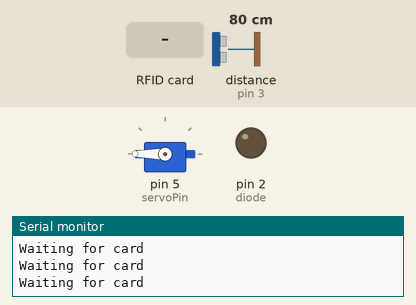
Recording of a sketch running on a simulated Arduino Uno, built with avr-gcc and run on an emulated ATmega328P. On the bench: servo, output pins drawn as LEDs (lit = HIGH), the last lines printed to the serial monitor. The test bench sets the inputs (shaded band); at power-on: distance to the obstacle (sensor on pin 3) 80 cm. The echo pulse lasts 58.3 µs per cm; pins used as bus, display or sensor lines are not drawn.

Above: at 1.2 s.
1.3 s: RFID card C9 60 31 C3 held to the reader
At 2.7 s:
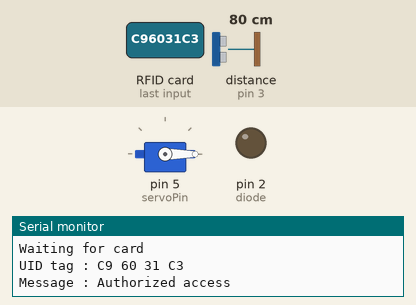
4.3 s: distance to the obstacle (sensor on pin 3) set to 64 cm
6.0 s: distance to the obstacle (sensor on pin 3) set to 55 cm
At 7.6 s:
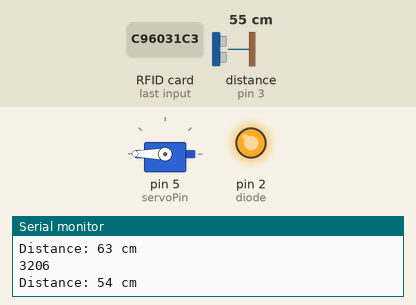
Timing chart, 0 to 9.4 s (numbered marks = the images above; inputs shaded):
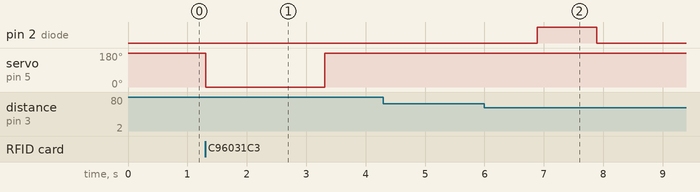

The sketch:

main_sketch.ino
```cpp
#include <SPI.h>
#include <MFRC522.h>
#include <Servo.h>

#define SS_PIN 10
#define RST_PIN 9
#define diode 2
#define echoPin 3
#define trigPin 4
#define servoPin 5

// Zice za servo crvena 5V ljubicasta GND i bela servoPin
// RFID spajanje SDA-10 SCK-13 MOSI-11 MI-12 RST-9 gledas sa leva na desno
MFRC522 mfrc522(SS_PIN, RST_PIN);
Servo servo;

long duration;
int distance;
bool pcTurnedOn = false;

void setup() {
  pinMode(diode,OUTPUT);
  pinMode(echoPin,INPUT);
  pinMode(trigPin, OUTPUT);
  Serial.begin(9600);
  SPI.begin();
  mfrc522.PCD_Init();
  digitalWrite(diode,LOW);
  servo.attach(servoPin);
  servo.write(180);
}

void loop() {
  //Serial.println("Usao u loop");
  int distance = 451;   // za 1cm veci od max za svaki slucaj
  if(Authorize()){

      TurnThePCOn();
      if(pcTurnedOn){
      while(distance >= 60){
        distance = Scan();
        delay(500);
      }
      digitalWrite(diode,HIGH);
      delay(1000);
      digitalWrite(diode,LOW);
      }
  }else{
      digitalWrite(diode,LOW);

    }

  delay(100);
}

int Scan(){
    digitalWrite(trigPin,LOW); //vrati na default
    delayMicroseconds(2);
    digitalWrite(trigPin,HIGH); //aktivira trigger na 10 microseconds
    delayMicroseconds(10);
    digitalWrite(trigPin,LOW); //ugasi trigger

    duration = pulseIn(echoPin, HIGH); //cita talase sa echo pina i vraca vreme trajanja zvucnog talasa u mikrosekundama
    Serial.println(duration);
    distance = duration * 0.034 / 2; // brzina zvuka podeljena sa 2 (tamo i nazad)
    Serial.print("Distance: ");
    Serial.print(distance);
    Serial.println(" cm");
    return distance;
}

bool Authorize(){
    //Serial.println("Usao u authorize");
    if ( ! mfrc522.PICC_IsNewCardPresent())
    {
      Serial.println("Waiting for card");
      return false;
    }
    if ( ! mfrc522.PICC_ReadCardSerial())
    {
      Serial.println("Selected");
      return false;
    }
    Serial.print("UID tag :");
    String content= "";
    byte letter;
    for (byte i = 0; i < mfrc522.uid.size; i++)
    {
       Serial.print(mfrc522.uid.uidByte[i] < 0x10 ? " 0" : " ");
       Serial.print(mfrc522.uid.uidByte[i], HEX);
       content.concat(String(mfrc522.uid.uidByte[i] < 0x10 ? " 0" : " "));
       content.concat(String(mfrc522.uid.uidByte[i], HEX));
    }
    Serial.println();
    Serial.print("Message : ");
    content.toUpperCase();
    if (content.substring(1) == "C9 60 31 C3")
    {
      Serial.println("Authorized access");
      Serial.println();
      return true;
    }

   else   {

      Serial.println(" Access denied");
      return false;

    }
}

void TurnThePCOn(){
    servo.write(0);
    delay(2000);
    servo.write(180);
    delay(50);
    pcTurnedOn = true;
}
```

Measured:
- the behaviour switches between 61 and 60 cm on distance to the obstacle (sensor on pin 3) (found by bisection; images 1 and 2)
- after the input at 1.3 s, servo on pin 5 (servoPin): 180° → 0° at once, → 180° 2.0 s later
- after the input at 6.0 s, pin 2 (diode): LOW → HIGH after 0.89 s, → LOW 1.0 s later
